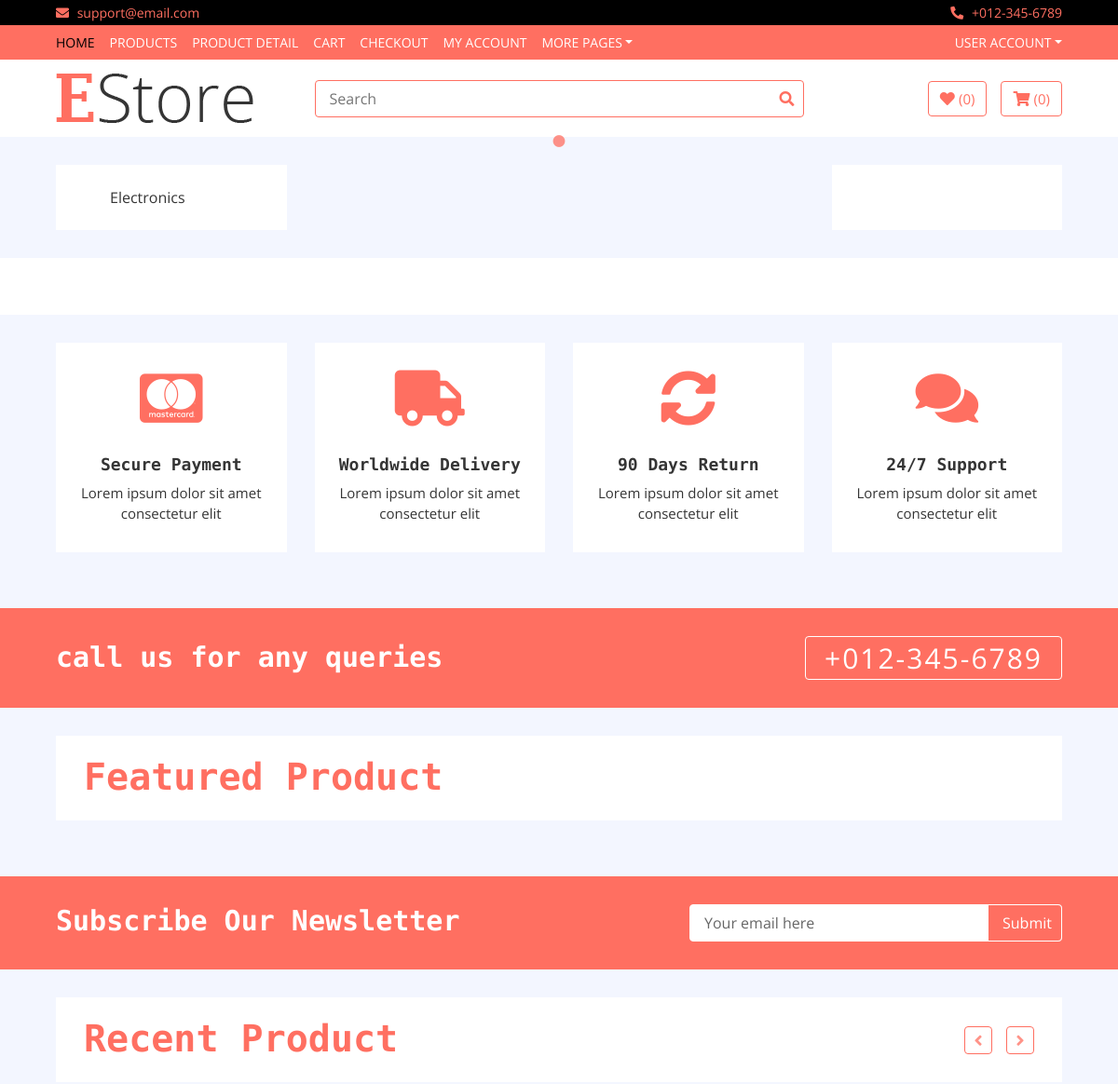
The app's page / (upper part), older data.
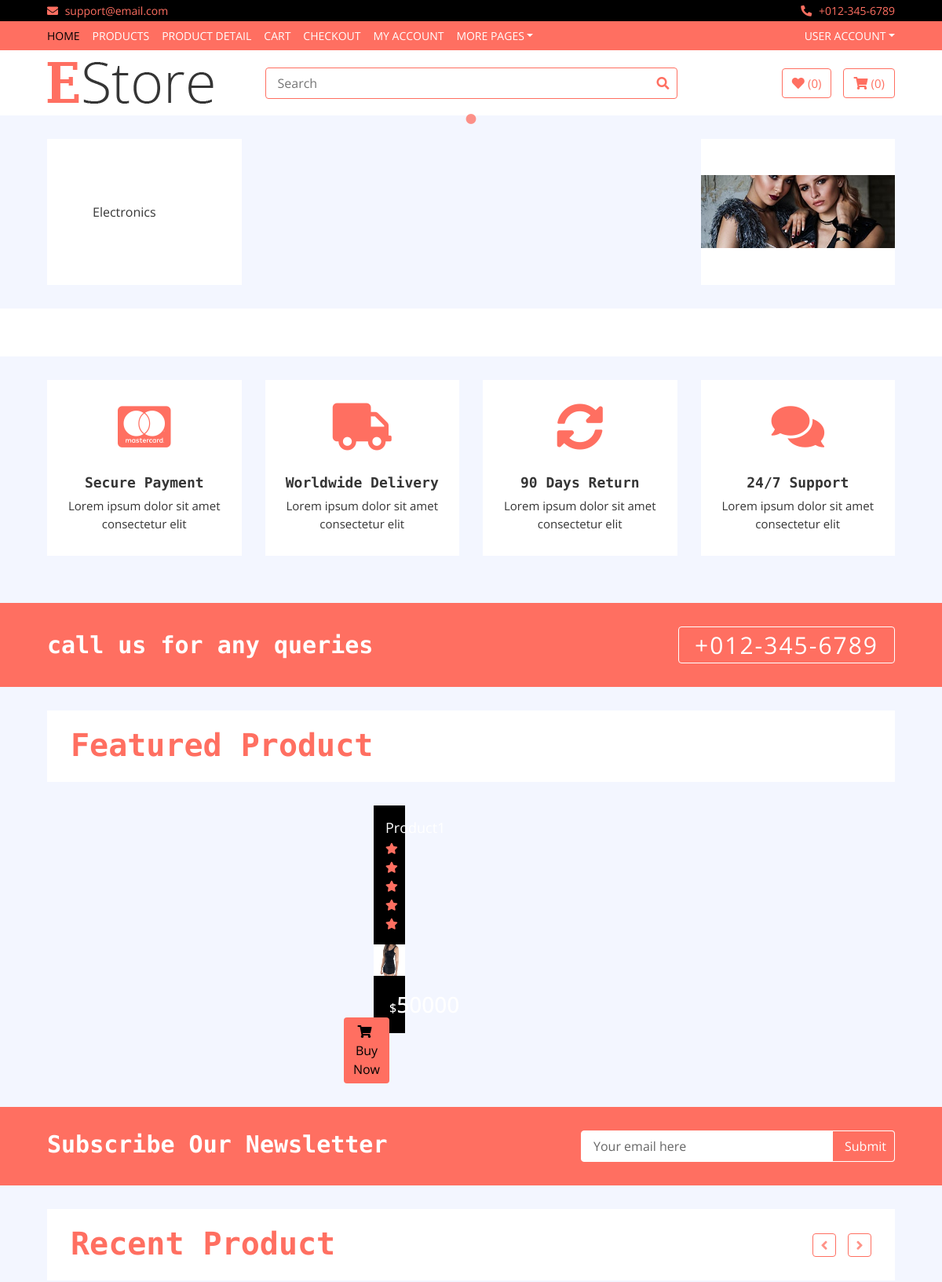
The same page, newer data.
### home/models.py (models this page shows, shortened)
class Category(models.Model):
    name = models.CharField(max_length=200)
    logo = models.CharField(max_length=200)
    slug = models.CharField(max_length=500, unique=True)

class Ad(models.Model):
    title = models.CharField(max_length=500)
    image = models.ImageField(upload_to='media')
    url = models.URLField(max_length=500,blank = True)
    rank = models.IntegerField()

class Product(models.Model):
    name = models.CharField(max_length=100)
    category = models.ForeignKey(Category,on_delete=models.CASCADE)
    brand = models.ForeignKey(Brand, on_delete = models.CASCADE)
    price = models.IntegerField()
    discounted_price = models.IntegerField()
    image = models.ImageField(upload_to='media')
    description = models.TextField(blank = True)
    specification = models.TextField(blank=True)
    slug = models.TextField()
    label = models.CharField(choices=LABEL,max_length=20)
    stock = models.CharField(choices=STOCK, max_length=20)

### home/views.py (the view)
# urls.py: path('', HomeView.as_view(), name='home'),
class HomeView(BaseView):
    def get(self,request):
        self.views['categories'] = Category.objects.all()
        self.views['sliders'] = Slider.objects.all()
        self.views['brands'] = Brand.objects.all()
        self.views['ads'] = Ad.objects.all()
        self.views['contact_info'] = ContactInfo.objects.all()
        self.views['hot_news'] = Product.objects.filter(label = 'hot')
        self.views['new_news'] = Product.objects.filter(label = 'new')
        return render(request,'index.html',self.views)

### templates/index.html (shortened to what the changed rows need)
{% extends 'base.html' %}
{% load static %}
{% block content %}
        <div class="header">
            <div class="container-fluid">
                <div class="row">
                    <div class="col-md-3">
                        <nav class="navbar bg-light">
                            <ul class="navbar-nav">
                                {% for cat in categories %}
                                <li class="nav-item">
                                    <a class="nav-link" href="/category/{{cat.slug}}"><i class="fa fa-{{cat.logo}}"></i>{{cat.name}}</a>
                                </li>
                                {% endfor %}
                            </ul>
                        </nav>
                    </div>
                    <div class="col-md-3">
                        <div class="header-img">
                            {% for ad in ads %}
                            {% if ad.rank == 1 %}
                            <div class="img-item">
                                <img src="{{ad.image.url}}" />
                            </div>
                            {% endif %}
                            {% endfor %}
                        </div>
                    </div>
                </div>
            </div>
        </div>
        <div class="feature">
            <div class="container-fluid">
                <div class="row align-items-center">
                    <div class="col-lg-3 col-md-6 feature-col">
                        <div class="feature-content">
                            <h2>Secure Payment</h2>
                        </div>
                    </div>
                    <div class="col-lg-3 col-md-6 feature-col">
                        <div class="feature-content">
                            <h2>Worldwide Delivery</h2>
                        </div>
                    </div>
                    <div class="col-lg-3 col-md-6 feature-col">
                        <div class="feature-content">
                            <h2>90 Days Return</h2>
                        </div>
                    </div>
                    <div class="col-lg-3 col-md-6 feature-col">
                        <div class="feature-content">
                            <h2>24/7 Support</h2>
                        </div>
                    </div>
                </div>
            </div>
        </div>
        <div class="call-to-action">
            <div class="container-fluid">
                <div class="row align-items-center">
                    <div class="col-md-6">
                        <h1>call us for any queries</h1>
                    </div>
                </div>
            </div>
        </div>
        <div class="featured-product product">
            <div class="container-fluid">
                <div class="section-header">
                    <h1>Featured Product</h1>
                </div>
                <div class="row align-items-center product-slider product-slider-4">
                    {% for hot in hot_news %}
                    <div class="col-lg-3">
                        <div class="product-item">
                            <div class="product-title">
                                <a href="/details/{{hot.slug}}">{{hot.name}}</a>
                                <div class="ratting">
                                    <i class="fa fa-star"></i>
                                    <i class="fa fa-star"></i>
                                    <i class="fa fa-star"></i>
                                    <i class="fa fa-star"></i>
                                    <i class="fa fa-star"></i>
                                </div>
                            </div>
                            <div class="product-image">
                                <a href="product-detail.html">
                                    <img src="{{hot.image.url}}" alt="Product Image">
                                </a>
                            </div>
                            <div class="product-price">
                                {% if hot.discounted_price > 0 %}
                                <h3><span>$</span>{{hot.discounted_price}}</h3>
                                {% else %}
                                <h3><span>$</span>{{hot.price}}</h3>
                                {% endif %}
                                <a class="btn" href=""><i class="fa fa-shopping-cart"></i>Buy Now</a>
                            </div>
                        </div>
                    </div>
                    {% endfor %}
                </div>
            </div>
        </div>
        <div class="newsletter">
            <div class="container-fluid">
                <div class="row">
                    <div class="col-md-6">
                        <h1>Subscribe Our Newsletter</h1>
                    </div>
                </div>
            </div>
        </div>
        <div class="recent-product product">
            <div class="container-fluid">
                <div class="section-header">
                    <h1>Recent Product</h1>
                </div>
            </div>
        </div>
{% endblock %}

Row changes from the older to the newer data that the page shows:
added Ad: image (picture)
now on this page (row edited): Product: name "Product1", image (picture), price "50000"
